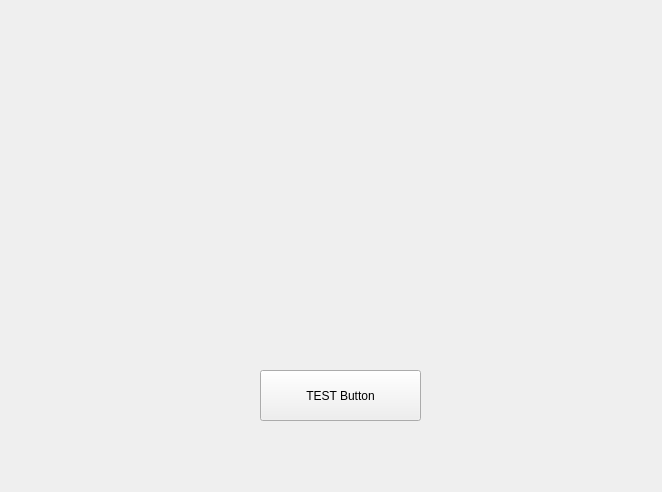
<?xml version="1.0" encoding="UTF-8"?>
<ui version="4.0">
 <class>Form</class>
 <widget class="QWidget" name="Form">
  <property name="geometry">
   <rect>
    <x>0</x>
    <y>0</y>
    <width>662</width>
    <height>492</height>
   </rect>
  </property>
  <property name="windowTitle">
   <string>Form</string>
  </property>
  <widget class="QPushButton" name="pushButton">
   <property name="geometry">
    <rect>
     <x>260</x>
     <y>370</y>
     <width>161</width>
     <height>51</height>
    </rect>
   </property>
   <property name="text">
    <string>TEST Button</string>
   </property>
  </widget>
  <widget class="QWidget" name="verticalLayoutWidget">
   <property name="geometry">
    <rect>
     <x>120</x>
     <y>60</y>
     <width>421</width>
     <height>261</height>
    </rect>
   </property>
   <layout class="QVBoxLayout" name="verticalLayout"/>
  </widget>
 </widget>
 <resources/>
 <connections/>
</ui>
